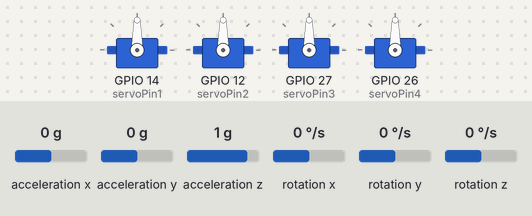
Recording of a sketch running on a simulated ESP32. On the bench: 4 × servo. Wiring (inferred from the names in the program): MPU-6050 motion sensor at I2C address 0x68. The inputs (shaded band) are chosen by the test bench; at power-on: acceleration x 0 g, acceleration y 0 g, acceleration z 1 g, rotation x 0 °/s, rotation y 0 °/s, rotation z 0 °/s. Nothing arrives over Bluetooth unless stated; what the sketch prints to the serial monitor is not drawn.

Above: at 3.3 s.
3.4 s: acceleration x set to -1.4 g
At 4.6 s:
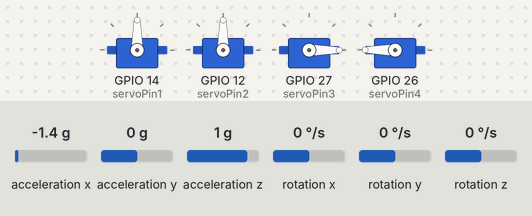
5.0 s: acceleration y set to -0.8 g
At 5.9 s:
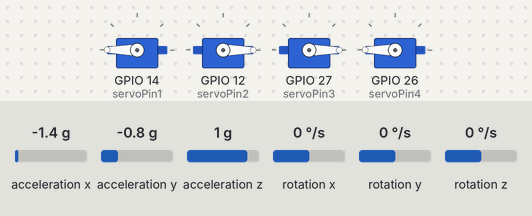
6.8 s: acceleration x set to 0 g
At 9.0 s:
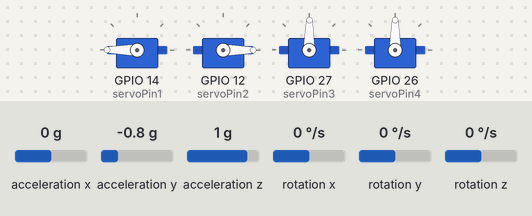
9.8 s: acceleration y set to 0 g
At 10.18 s:
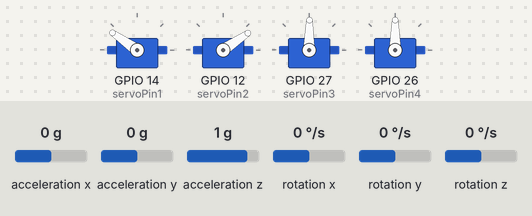
12.8 s: acceleration z set to 0 g
At 13.3 s:
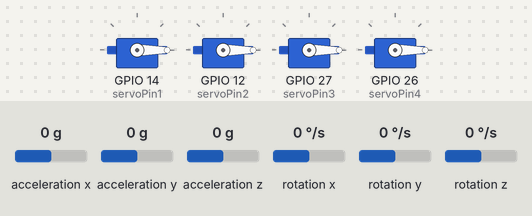
Timing chart, 0 to 15.3 s (numbered marks = the images above; inputs shaded):
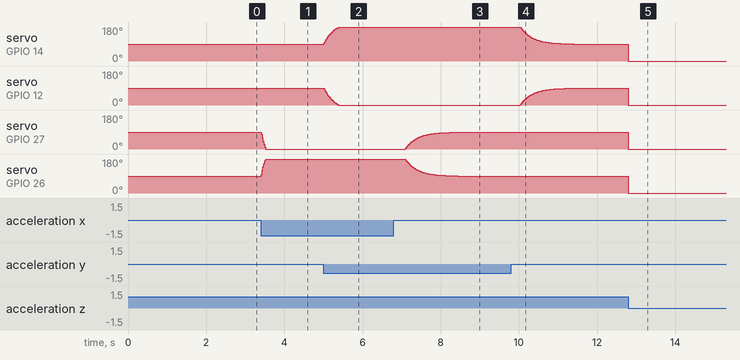

Measured:
- after the input at 3.4 s, servo on GPIO 27 (servoPin3): 90° → 0° at once; servo on GPIO 26 (servoPin4): 90° → 180° at once
- after the input at 5.0 s, servo on GPIO 14 (servoPin1): moves from 90° to 180° over 0.38 s, starting at once; servo on GPIO 12 (servoPin2): moves from 90° to 0° over 0.38 s, starting at once
- after the input at 6.8 s, servo on GPIO 27 (servoPin3): moves from 0° to 89° over 1.3 s, starting after 0.31 s; servo on GPIO 26 (servoPin4): moves from 180° to 90° over 1.4 s, starting after 0.29 s
- after the input at 9.8 s, servo on GPIO 14 (servoPin1): moves from 180° to 90° over 1.4 s, starting after 0.23 s; servo on GPIO 12 (servoPin2): moves from 0° to 89° over 1.4 s, starting after 0.23 s
- after the input at 12.8 s, servo on GPIO 14 (servoPin1), servo on GPIO 26 (servoPin4): 90° → 0° at once; servo on GPIO 12 (servoPin2), servo on GPIO 27 (servoPin3): 89° → 0° at once

The sketch:

gyroscope_esp32.ino
```cpp
#include <Wire.h>
#include <ESP32Servo.h>       // ESP32용 서보 라이브러리 추가
#include "BluetoothSerial.h"  // ESP32의 블루투스 시리얼 라이브러리 추가

const int MPU_ADDR = 0x68;                  // I2C 통신을 위한 MPU6050의 주소
int16_t AcX, AcY, AcZ, Tmp, GyX, GyY, GyZ;  // 가속도와 자이로
double angleAcX, angleAcY, angleAcZ;
double angleGyX, angleGyY, angleGyZ;
double angleFiX, angleFiY, angleFiZ;

const double RADIAN_TO_DEGREE = 180 / 3.14159;
const double DEG_PER_SEC = 32767 / 250;
const double ALPHA = 1 / (1 + 0.04);

unsigned long now = 0;
unsigned long past = 0;
double dt = 0;

double averAcX, averAcY, averAcZ;
double averGyX, averGyY, averGyZ;

// 자이로 센서 초기 캘리브레이션을 위한 오프셋
double offsetGyX = 0, offsetGyY = 0, offsetGyZ = 0;

// MG995 서보 모터 4개 사용
Servo mg995_1;
Servo mg995_2;
Servo mg995_3;
Servo mg995_4;

// ESP32에서 사용할 핀 번호 설정
int servoPin1 = 14;  // 서보 모터 1
int servoPin2 = 12;  // 서보 모터 2
int servoPin3 = 27;  // 서보 모터 3
int servoPin4 = 26;  // 서보 모터 4

// ESP32의 블루투스 시리얼 객체 생성
BluetoothSerial bluetooth;

// 이동 평균 필터용 배열 및 크기
#define FILTER_SIZE 10
double gyroXData[FILTER_SIZE];
double gyroYData[FILTER_SIZE];
double gyroZData[FILTER_SIZE];
int filterIndex = 0;

// 제어 모드: 0 = 자동 모드, 1 = 수동 모드
int controlMode = 0;
int previousControlMode = -1;  // 이전 모드를 추적하는 변수

// 서보 모터의 현재 각도를 추적하는 변수
int currentAngleX1 = 90;  // 서보 모터 1
int currentAngleX2 = 90;  // 서보 모터 2
int currentAngleY1 = 90;  // 서보 모터 3
int currentAngleY2 = 90;  // 서보 모터 4

// 수동 모드에서 서보 모터 목표 각도를 저장하는 변수
int targetAngleX = 90;
int targetAngleY = 90;

// 이동 평균 필터 함수
double movingAverage(double data[], double newData) {
  data[filterIndex] = newData;
  double sum = 0;
  for (int i = 0; i < FILTER_SIZE; i++) {
    sum += data[i];
  }
  return sum / FILTER_SIZE;
}

void setup() {
  // MPU6050 초기화
  initSensor();
  Serial.begin(9600);
  bluetooth.begin("ESP32_Gyroscope");

  // 자이로 캘리브레이션
  calibrateGyro();

  past = millis();

  // 서보 모터 핀에 연결
  mg995_1.attach(servoPin1);
  mg995_2.attach(servoPin2);
  mg995_3.attach(servoPin3);
  mg995_4.attach(servoPin4);

  mg995_1.write(90);
  mg995_2.write(90);
  mg995_3.write(90);
  mg995_4.write(90);

  delay(1000);  // 초기화 후 서보 모터가 위치를 잡을 시간 제공
}

void loop() {
  // 블루투스로 들어온 명령 확인 (모드 전환 및 수동 제어 모드의 각도 수신)
  if (bluetooth.available()) {
    String command = bluetooth.readStringUntil('c');  // 블루투스에서 들어온 값을 읽음

    // 모드 전환 명령
    if (command == "AUTO") {
      controlMode = 0;  // 자동 모드로 전환
    } else if (command == "MANUAL") {
      controlMode = 1;  // 수동 모드로 전환
    }

    // 수동 모드에서 들어온 각도 값 (예: "X:90 Y:80" 형식으로 받는다고 가정)
    if (controlMode == 1) {
      if (command.startsWith("X:")) {
        int xIndex = command.indexOf("X:") + 2;
        targetAngleX = command.substring(xIndex).toInt();
        Serial.print("수동 모드에서 받은 목표 각도 - X: ");
        Serial.println(targetAngleX);
      } else if (command.startsWith("Y:")) {
        int yIndex = command.indexOf("Y:");
        targetAngleY = command.substring(yIndex + 2).toInt();
        Serial.print("수동 모드에서 받은 목표 각도 - Y: ");
        Serial.println(targetAngleY);
      }
    }
  }

  // 이전 모드와 현재 모드를 비교하여 출력 (모드가 변경될 때만)
  if (previousControlMode != controlMode) {
    if (controlMode == 0) {
      Serial.println("현재 모드: 자동 제어 모드");
    } else if (controlMode == 1) {
      Serial.println("현재 모드: 수동 제어 모드");
    }
    previousControlMode = controlMode;  // 이전 모드를 현재 모드로 업데이트
  }

  // 자동 제어 모드
  if (controlMode == 0) {
    // 자이로 센서 데이터 수집 및 dt 계산
    getData();
    getDT();

    // 가속도 기반 각도 계산
    angleAcX = atan(AcY / sqrt(pow(AcX, 2) + pow(AcZ, 2))) * RADIAN_TO_DEGREE;
    angleAcY = atan(-AcX / sqrt(pow(AcY, 2) + pow(AcZ, 2))) * RADIAN_TO_DEGREE;

    // 자이로 기반 각도 계산 (캘리브레이션 오프셋 적용 및 필터링)
    angleGyX = movingAverage(gyroXData, ((GyX - offsetGyX) / DEG_PER_SEC) * dt);
    angleGyY = movingAverage(gyroYData, ((GyY - offsetGyY) / DEG_PER_SEC) * dt);
    angleGyZ = movingAverage(gyroZData, ((GyZ - offsetGyZ) / DEG_PER_SEC) * dt);

    // 상보 필터 적용
    double angleTmpX = angleFiX + angleGyX * dt;
    double angleTmpY = angleFiY + angleGyY * dt;
    angleFiX = ALPHA * angleTmpX + (1.0 - ALPHA) * angleAcX;
    angleFiY = ALPHA * angleTmpY + (1.0 - ALPHA) * angleAcY;
    angleFiZ = angleGyZ;

    // 각도 오차 계산
    double errorX = 0 - angleFiX;
    double errorY = 0 - angleFiY;

    // PID 제어 - 현재는 비례 제어만 사용
    double Kp = 5.0;  // 비례 상수 조정 (너무 크면 각도 보정 값이 과도해짐)
    double correctionX = Kp * errorX;
    double correctionY = Kp * errorY;

    // 서보 모터 각도 계산 및 제한 (0 ~ 180도 사이로 제한)
    int servoAngleX1 = constrain(90 + correctionX, 0, 180);
    int servoAngleX2 = constrain(90 - correctionX, 0, 180);
    int servoAngleY1 = constrain(90 + correctionY, 0, 180);
    int servoAngleY2 = constrain(90 - correctionY, 0, 180);

    // 서보 모터 제어 (자동 모드)
    mg995_1.write(servoAngleX1);
    mg995_2.write(servoAngleX2);
    mg995_3.write(servoAngleY1);
    mg995_4.write(servoAngleY2);

    // 자이로 데이터 블루투스로 전송 (angleFiX, angleFiY 값)
    sendGyroDataToBluetooth();
  }

  // 수동 제어 모드
  if (controlMode == 1) {
    // 현재 각도에서 목표 각도로 서서히 이동 (1도씩)
    if (currentAngleX1 < targetAngleX) {
      currentAngleX1++;
      currentAngleX2--;
    } else if (currentAngleX1 > targetAngleX) {
      currentAngleX1--;
      currentAngleX2++;
    }

    if (currentAngleY1 < targetAngleY) {
      currentAngleY1++;
      currentAngleY2--;
    } else if (currentAngleY1 > targetAngleY) {
      currentAngleY1--;
      currentAngleY2++;
    }

    // 서보 모터에 새로운 각도 적용
    mg995_1.write(currentAngleX1);
    mg995_2.write(currentAngleX2);
    mg995_3.write(currentAngleY1);
    mg995_4.write(currentAngleY2);
  }

  delay(10);  // 주기적으로 제어 (딜레이 줄임)

  filterIndex = (filterIndex + 1) % FILTER_SIZE;
}

void initSensor() {
  Wire.begin();
  Wire.beginTransmission(MPU_ADDR);
  Wire.write(0x6B);
  Wire.write(0);
  Wire.endTransmission(true);
}

void getData() {
  Wire.beginTransmission(MPU_ADDR);
  Wire.write(0x3B);
  Wire.endTransmission(false);
  Wire.requestFrom(MPU_ADDR, 14, true);
  AcX = Wire.read() << 8 | Wire.read();
  AcY = Wire.read() << 8 | Wire.read();
  AcZ = Wire.read() << 8 | Wire.read();
  Tmp = Wire.read() << 8 | Wire.read();
  GyX = Wire.read() << 8 | Wire.read();
  GyY = Wire.read() << 8 | Wire.read();
  GyZ = Wire.read() << 8 | Wire.read();
}

void getDT() {
  now = millis();
  dt = (now - past) / 1000.0;
  past = now;
}

void calibrateGyro() {
  double sumGyX = 0, sumGyY = 0, sumGyZ = 0;
  for (int i = 0; i < 100; i++) {
    getData();
    sumGyX += GyX;
    sumGyY += GyY;
    sumGyZ += GyZ;
    delay(10);
  }
  offsetGyX = sumGyX / 100;
  offsetGyY = sumGyY / 100;
  offsetGyZ = sumGyZ / 100;
}

// 자이로 데이터를 블루투스로 전송하는 함수
void sendGyroDataToBluetooth() {
  String gyroData = String(angleFiX) + ", " + String(angleFiY);
  bluetooth.println(gyroData);  // 블루투스로 angleFiX, angleFiY 값 전송
}
```
